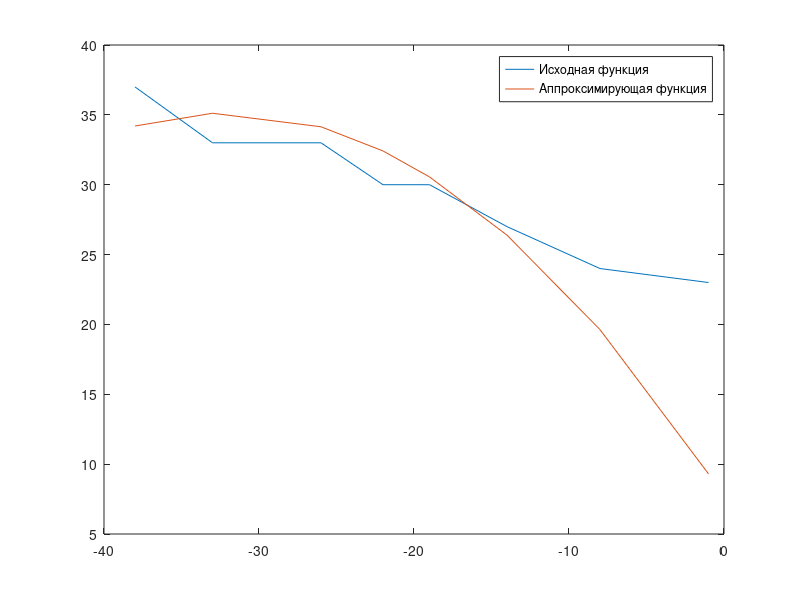

The MATLAB script that drew this image:
x = [-1, -8, -14, -19, -22, -26, -33, -38];
y = [23, 24, 27, 30, 30, 33, 33, 37];
plot(x, y);

A = [10, sum(x), sum(x.^2); sum(x), sum(x.^2), sum(x.^3); sum(x.^2), sum(x.^3), sum(x.^4)];
B = [sum(y); x*y'; x.^2 * y'];
C = A \ B;

y1 = C(1) + C(2) * x + C(3) * (x .^2);

hold on
plot(x, y1);
hold off
legend('Исходная функция', 'Аппроксимирующая функция');